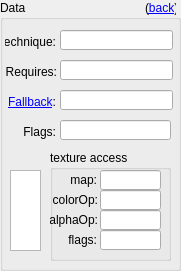
  <widget class="QGroupBox" name="shaderData">
   <property name="geometry">
    <rect>
     <x>10</x>
     <y>630</y>
     <width>181</width>
     <height>271</height>
    </rect>
   </property>
   <property name="sizePolicy">
    <sizepolicy hsizetype="Preferred" vsizetype="Preferred">
     <horstretch>0</horstretch>
     <verstretch>0</verstretch>
    </sizepolicy>
   </property>
   <property name="title">
    <string>Data</string>
   </property>
   <widget class="QLabel" name="label_28">
    <property name="geometry">
     <rect>
      <x>5</x>
      <y>35</y>
      <width>51</width>
      <height>14</height>
     </rect>
    </property>
    <property name="text">
     <string>Technique:</string>
    </property>
    <property name="alignment">
     <set>Qt::AlignRight|Qt::AlignTrailing|Qt::AlignVCenter</set>
    </property>
   </widget>
   <widget class="QLineEdit" name="leShaderTechnique">
    <property name="geometry">
     <rect>
      <x>60</x>
      <y>30</y>
      <width>113</width>
      <height>20</height>
     </rect>
    </property>
    <property name="statusTip">
     <string>Technique: name of the &quot;technique&quot; inside mb.fx file.</string>
    </property>
    <property name="whatsThis">
     <string/>
    </property>
    <property name="accessibleName">
     <string/>
    </property>
    <property name="accessibleDescription">
     <string>Technique: name of the &quot;technique&quot; inside mb.fx file.</string>
    </property>
   </widget>
   <widget class="QLabel" name="labShaFallback">
    <property name="geometry">
     <rect>
      <x>5</x>
      <y>95</y>
      <width>51</width>
      <height>14</height>
     </rect>
    </property>
    <property name="text">
     <string>&lt;a href=&quot;link&quot;&gt;Fallback&lt;/a&gt;:</string>
    </property>
    <property name="alignment">
     <set>Qt::AlignRight|Qt::AlignTrailing|Qt::AlignVCenter</set>
    </property>
   </widget>
   <widget class="QLineEdit" name="leShaderFallback">
    <property name="geometry">
     <rect>
      <x>60</x>
      <y>90</y>
      <width>113</width>
      <height>20</height>
     </rect>
    </property>
    <property name="statusTip">
     <string>Which other shader to use if requirements are not met.</string>
    </property>
    <property name="text">
     <string/>
    </property>
   </widget>
   <widget class="QLabel" name="label_30">
    <property name="geometry">
     <rect>
      <x>5</x>
      <y>125</y>
      <width>51</width>
      <height>14</height>
     </rect>
    </property>
    <property name="text">
     <string>Flags:</string>
    </property>
    <property name="alignment">
     <set>Qt::AlignRight|Qt::AlignTrailing|Qt::AlignVCenter</set>
    </property>
   </widget>
   <widget class="QLineEdit" name="leShaderFlags">
    <property name="geometry">
     <rect>
      <x>60</x>
      <y>120</y>
      <width>111</width>
      <height>20</height>
     </rect>
    </property>
    <property name="toolTip">
     <string extracomment="flags"/>
    </property>
    <property name="statusTip">
     <string>Shader flags (no known meaning).</string>
    </property>
    <property name="inputMask">
     <string>000000000000; </string>
    </property>
    <property name="text">
     <string/>
    </property>
    <property name="readOnly">
     <bool>false</bool>
    </property>
   </widget>
   <widget class="QLineEdit" name="leShaderRequires">
    <property name="geometry">
     <rect>
      <x>60</x>
      <y>60</y>
      <width>113</width>
      <height>20</height>
     </rect>
    </property>
    <property name="statusTip">
     <string>Specify if a DDX version is required here</string>
    </property>
    <property name="text">
     <string/>
    </property>
   </widget>
   <widget class="QLabel" name="label_31">
    <property name="geometry">
     <rect>
      <x>6</x>
      <y>65</y>
      <width>51</width>
      <height>14</height>
     </rect>
    </property>
    <property name="text">
     <string>Requires:</string>
    </property>
    <property name="alignment">
     <set>Qt::AlignRight|Qt::AlignTrailing|Qt::AlignVCenter</set>
    </property>
   </widget>
   <widget class="QGroupBox" name="groupBox">
    <property name="geometry">
     <rect>
      <x>50</x>
      <y>150</y>
      <width>121</width>
      <height>111</height>
     </rect>
    </property>
    <property name="title">
     <string>texture access</string>
    </property>
    <widget class="QLabel" name="label_33">
     <property name="geometry">
      <rect>
       <x>16</x>
       <y>20</y>
       <width>31</width>
       <height>20</height>
      </rect>
     </property>
     <property name="text">
      <string>map:</string>
     </property>
     <property name="alignment">
      <set>Qt::AlignRight|Qt::AlignTrailing|Qt::AlignVCenter</set>
     </property>
    </widget>
    <widget class="QLineEdit" name="leShaderTaMap">
     <property name="geometry">
      <rect>
       <x>50</x>
       <y>20</y>
       <width>61</width>
       <height>20</height>
      </rect>
     </property>
    </widget>
    <widget class="QLineEdit" name="leShaderTaColorOp">
     <property name="geometry">
      <rect>
       <x>50</x>
       <y>40</y>
       <width>61</width>
       <height>20</height>
      </rect>
     </property>
    </widget>
    <widget class="QLineEdit" name="leShaderTaAlphaOp">
     <property name="geometry">
      <rect>
       <x>50</x>
       <y>60</y>
       <width>61</width>
       <height>20</height>
      </rect>
     </property>
    </widget>
    <widget class="QLineEdit" name="leShaderTaFlags">
     <property name="geometry">
      <rect>
       <x>50</x>
       <y>80</y>
       <width>61</width>
       <height>20</height>
      </rect>
     </property>
    </widget>
    <widget class="QLabel" name="label_34">
     <property name="geometry">
      <rect>
       <x>-3</x>
       <y>40</y>
       <width>51</width>
       <height>20</height>
      </rect>
     </property>
     <property name="text">
      <string>colorOp:</string>
     </property>
     <property name="alignment">
      <set>Qt::AlignRight|Qt::AlignTrailing|Qt::AlignVCenter</set>
     </property>
    </widget>
    <widget class="QLabel" name="label_35">
     <property name="geometry">
      <rect>
       <x>-3</x>
       <y>60</y>
       <width>51</width>
       <height>20</height>
      </rect>
     </property>
     <property name="text">
      <string>alphaOp:</string>
     </property>
     <property name="alignment">
      <set>Qt::AlignRight|Qt::AlignTrailing|Qt::AlignVCenter</set>
     </property>
    </widget>
    <widget class="QLabel" name="label_36">
     <property name="geometry">
      <rect>
       <x>-4</x>
       <y>80</y>
       <width>51</width>
       <height>20</height>
      </rect>
     </property>
     <property name="text">
      <string>flags:</string>
     </property>
     <property name="alignment">
      <set>Qt::AlignRight|Qt::AlignTrailing|Qt::AlignVCenter</set>
     </property>
    </widget>
   </widget>
   <widget class="QListView" name="lvTextAcc">
    <property name="geometry">
     <rect>
      <x>10</x>
      <y>170</y>
      <width>31</width>
      <height>81</height>
     </rect>
    </property>
    <property name="contextMenuPolicy">
     <enum>Qt::CustomContextMenu</enum>
    </property>
    <property name="statusTip">
     <string>Texture access index</string>
    </property>
   </widget>
   <widget class="QLabel" name="labBackS">
    <property name="geometry">
     <rect>
      <x>145</x>
      <y>-2</y>
      <width>31</width>
      <height>20</height>
     </rect>
    </property>
    <property name="autoFillBackground">
     <bool>true</bool>
    </property>
    <property name="text">
     <string>(&lt;a href=&quot;link&quot;&gt;back&lt;/a&gt;)</string>
    </property>
    <property name="alignment">
     <set>Qt::AlignCenter</set>
    </property>
   </widget>
  </widget>
